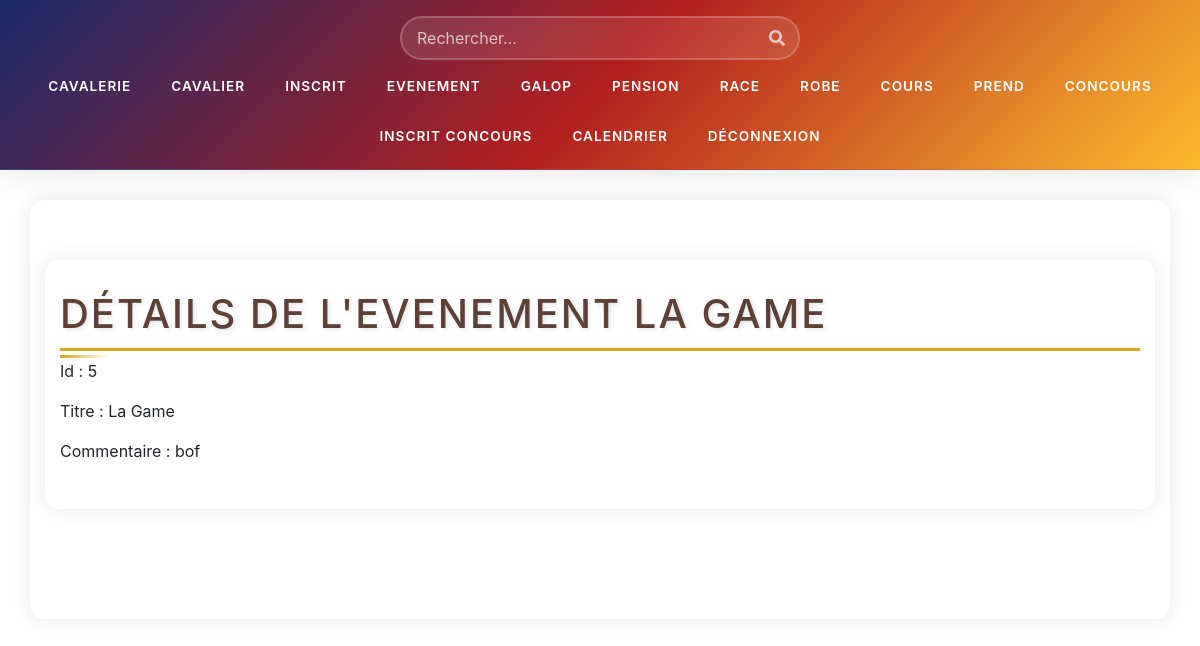
/Vue/vue_evenement.php?id=5&action=Voir, run on the app's committed database.
### tables this page shows
CREATE TABLE `evenement` (
  `idEvenement` int(11) NOT NULL,
  `TitreE` varchar(30) NOT NULL,
  `CommentaireE` varchar(30) NOT NULL,
  `Supprime` int(11) NOT NULL DEFAULT 0
);

### Class/class_evenement.php (called while the page is built, shortened)
<?php
class Evenement
{
    public function evenement_id($id){
        $Con = connexionPDO();
        $SQL = "Select idEvenement,TitreE,CommentaireE from evenement where idEvenement = :idEvenement";
        $req = $Con->prepare($SQL);
        $req->bindParam(':idEvenement', $id, PDO::PARAM_INT);
        $req->execute();
        return $req->fetch();
    }
}

### Controleur/Evenement/PHP_CRUD_Evenement/detail_evenement.php (the view, shortened to what this page needs)
<?php
if(isset($_GET['id']) && !empty($_GET['id'])){
    $id = strip_tags($_GET['id']);
    $evenement = new Evenement($id,"","");
    $oneEvenement = $evenement->evenement_id($id);
}else{
    $_SESSION['erreur'] = "url invalide";
    header('Location: vue_evenement.php');
    die();
}
?>
<!DOCTYPE html>
<html lang="fr">
<head>
    <link rel="stylesheet" href="https://stackpath.bootstrapcdn.com/bootstrap/4.4.1/css/bootstrap.min.css"
>
</head>
<body>
    <main class="container">
        <div class="row">
            <section class="col-12">
                <h1>Détails de l'evenement <?= $oneEvenement['TitreE']; ?></h1>
                <p>Id : <?= $oneEvenement['idEvenement']; ?></p>
                <p>Titre : <?= $oneEvenement['TitreE']; ?></p>
                <p>Commentaire : <?= $oneEvenement['CommentaireE']; ?></p>
            </section>
        </div>
    </main>
</body>
</html>

### Css/Css_header.css (style rules this page uses)
:root { --header-bg: linear-gradient(135deg, #1a2a6c, #b21f1f, #fdbb2d); --nav-hover: rgba(255, 255, 255, 0.1); --text-color: #fff; --accent-color: #fdbb2d; --animation-speed: 0.3s; }
main { margin-top: 1rem; padding: 0 1rem; }

### Css/Css_vue.css (style rules this page uses)
:root { --primary-color: #2C3E50; --secondary-color: #8B4513; --accent-color: #DAA520; --light-color: #F5F5DC; --success-color: #2E7D32; --danger-color: #8B0000; --text-color: #1A1A1A; --bg-color: #F5F5DC; --card-bg: #FFFFFF; --table-stripe: rgba(218, 165, 32, 0.15); --table-hover: rgba(139, 69, 19, 0.2); --shadow-color: rgba(0, 0, 0, 0.15); --heading-color: #5D4037; --label-color: #2C3E50; }
body { background-color: var(--light-color); background-image: url('../images/texture-cuir.png'); font-family: 'Crimson Text', serif; }
h1 { color: var(--secondary-color); text-transform: uppercase; letter-spacing: 2px; border-bottom: 3px solid var(--accent-color); padding-bottom: 10px; margin-bottom: 30px; }
.container { background-color: rgba(255, 255, 255, 0.95); border-radius: 15px; box-shadow: 0 0 20px rgba(0, 0, 0, 0.1); padding: 30px; margin-top: 30px; }
h1, h2, h3, h4, h5, h6 { position: relative; color: var(--heading-color); text-shadow: 2px 2px 4px rgba(0, 0, 0, 0.1); transition: all 0.3s ease; }
h1::after { content: ''; position: absolute; bottom: -10px; left: 0; width: 50px; height: 3px; background: linear-gradient(to right, var(--accent-color), transparent); transition: width 0.3s ease; }
p, span, label { transition: all 0.3s ease; }
main { margin-bottom: 80px; }

### data on the page
evenement: TitreE "LA GAME", idEvenement "5", TitreE "La Game", CommentaireE "bof"
